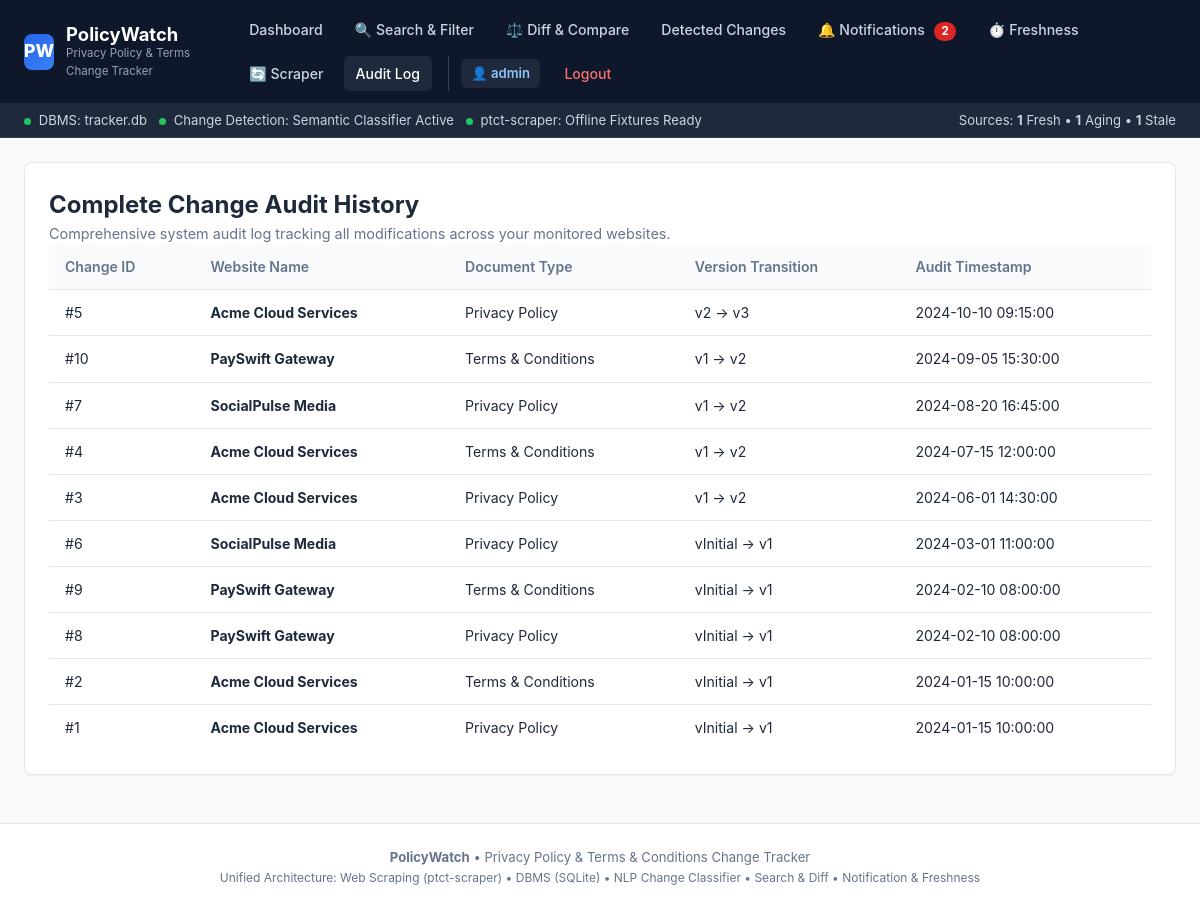
/history (signed in), run on the app's committed database.
### tables this page shows
CREATE TABLE Users (
    user_id INTEGER PRIMARY KEY AUTOINCREMENT,
    username TEXT NOT NULL UNIQUE COLLATE NOCASE,
    email TEXT NOT NULL UNIQUE COLLATE NOCASE,
    password TEXT NOT NULL,
    created_at TIMESTAMP DEFAULT CURRENT_TIMESTAMP
);

CREATE TABLE ChangeHistory (
    change_id INTEGER PRIMARY KEY AUTOINCREMENT,
    website_id INTEGER NOT NULL,
    change_type TEXT NOT NULL CHECK(change_type IN ('Privacy Policy', 'Terms & Conditions')),
    old_version INTEGER,
    new_version INTEGER NOT NULL,
    change_date TIMESTAMP DEFAULT CURRENT_TIMESTAMP,
    summary TEXT,
    category TEXT DEFAULT 'general',
    severity TEXT DEFAULT 'moderate',
    reasons TEXT,
    review_status TEXT DEFAULT 'unreviewed',
    reviewed_by TEXT,
    review_notes TEXT,
    diff_json TEXT,
    FOREIGN KEY (website_id) REFERENCES Websites(website_id) ON DELETE CASCADE
);

CREATE TABLE Websites (
    website_id INTEGER PRIMARY KEY AUTOINCREMENT,
    user_id INTEGER NOT NULL,
    website_name TEXT NOT NULL,
    website_url TEXT NOT NULL,
    created_at TIMESTAMP DEFAULT CURRENT_TIMESTAMP,
    FOREIGN KEY (user_id) REFERENCES Users(user_id) ON DELETE CASCADE
);

### models/app.py (the view)
@app.route('/history')
@login_required
def all_history():
    user_id = session['user_id']
    history_records = db.get_all_change_history(user_id, limit=100)
    return render_template('history.html', history_records=history_records)

### models/app.py (called while the page is built)
def login_required(view_func):
    @wraps(view_func)
    def wrapped_view(**kwargs):
        if 'user_id' not in session:
            flash("Please log in to access this page.", "error")
            return redirect(url_for('login', next=request.url))
        return view_func(**kwargs)
    return wrapped_view

@app.context_processor
def inject_global_data():
    user = None
    unread_count = 0
    freshness_summary = {'total': 0, 'fresh': 0, 'aging': 0, 'stale': 0, 'never_checked': 0}
    if 'user_id' in session:
        user = db.get_user_by_id(session['user_id'])
        if user:
            unread_count = db.get_unread_notifications_count(user['user_id'])
            freshness_summary = db.get_freshness_summary(user['user_id'])
    return {
        'current_user': user,
        'unread_notifications_count': unread_count,
        'freshness_summary': freshness_summary,
        'active_path': request.path
    }

### models/database.py (called while the page is built)
def get_db():
    if has_app_context():
        if 'db' not in g:
            g.db = sqlite3.connect(DATABASE_FILE)
            g.db.row_factory = sqlite3.Row
            g.db.execute("PRAGMA foreign_keys = ON;")
            ensure_schema_upgrades(g.db)
        return g.db
    else:
        conn = sqlite3.connect(DATABASE_FILE)
        conn.row_factory = sqlite3.Row
        conn.execute("PRAGMA foreign_keys = ON;")
        ensure_schema_upgrades(conn)
        return conn

def query_db(query, args=(), one=False):
    cur = get_db().execute(query, args)
    rv = cur.fetchall()
    cur.close()
    return (rv[0] if rv else None) if one else rv

def get_user_by_id(user_id):
    query = "SELECT * FROM Users WHERE user_id = ?;"
    return query_db(query, (user_id,), one=True)

def get_all_change_history(user_id, limit=50):
    query = """
        SELECT ch.*, w.website_name, w.website_url
        FROM ChangeHistory ch
        JOIN Websites w ON ch.website_id = w.website_id
        WHERE w.user_id = ?
        ORDER BY ch.change_date DESC, ch.change_id DESC
        LIMIT ?;
    """
    return query_db(query, (user_id, limit))

def get_unread_notifications_count(user_id):
    query = """
        SELECT COUNT(*) AS cnt
        FROM m5_notifications n
        LEFT JOIN Websites w ON n.website_id = w.website_id
        WHERE (w.user_id = ? OR n.website_id IS NULL) AND n.is_read = 0;
    """
    row = query_db(query, (user_id,), one=True)
    return row['cnt'] if row else 0

### templates/history.html (shortened to what this page needs)
{% extends 'base.html' %}
{% block content %}
<div class="card">
  <h2>Complete Change Audit History</h2>
  <p style="color: #64748b; font-size: 0.9rem;">
    Comprehensive system audit log tracking all modifications across your monitored websites.
  </p>
  {% if history_records %}
    <table>
      <thead>
        <tr>
          <th>Change ID</th>
          <th>Website Name</th>
          <th>Document Type</th>
          <th>Version Transition</th>
          <th>Audit Timestamp</th>
        </tr>
      </thead>
      <tbody>
        {% for rec in history_records %}
          <tr>
            <td><code>#{{ rec.change_id }}</code></td>
            <td><strong>{{ rec.website_name }}</strong></td>
            <td>{{ rec.change_type }}</td>
            <td><code>v{{ rec.old_version or 'Initial' }} &rarr; v{{ rec.new_version }}</code></td>
            <td>{{ rec.change_date }}</td>
          </tr>
        {% endfor %}
      </tbody>
    </table>
  {% else %}
    <p style="color: #64748b; margin-top: 1rem;">No change events have been logged yet.</p>
  {% endif %}
</div>
{% endblock %}

### templates/base.html (shortened to what this page needs)
<!DOCTYPE html>
<html lang="en">
<head>
</head>
<body>
  <header>
    <div class="header-container">
      <a href="{{ url_for('dashboard' if current_user else 'index') }}" class="brand-link">
        <div class="brand-logo">PW</div>
        <div>
          <div class="brand-title">PolicyWatch</div>
          <div class="brand-subtitle">Privacy Policy &amp; Terms Change Tracker</div>
        </div>
      </a>
      <nav class="nav-links">
        {% if current_user %}
          <a href="{{ url_for('dashboard') }}" class="nav-item {% if request.path == '/dashboard' %}active{% endif %}">
            Dashboard
          </a>
          <a href="{{ url_for('search') }}" class="nav-item {% if request.path == '/search' %}active{% endif %}">
            🔍 Search &amp; Filter
          </a>
          <a href="{{ url_for('compare_versions') }}" class="nav-item {% if '/compare' in request.path %}active{% endif %}">
            ⚖️ Diff &amp; Compare
          </a>
          <a href="{{ url_for('changes_list') }}" class="nav-item {% if request.path == '/changes' %}active{% endif %}">
            Detected Changes
          </a>
          <a href="{{ url_for('notifications_hub') }}" class="nav-item {% if request.path == '/notifications' %}active{% endif %}">
            🔔 Notifications
            {% if unread_notifications_count > 0 %}
              <span class="nav-badge">{{ unread_notifications_count }}</span>
            {% endif %}
          </a>
          <a href="{{ url_for('freshness_monitor') }}" class="nav-item {% if request.path == '/freshness' %}active{% endif %}">
            ⏱️ Freshness
          </a>
          <a href="{{ url_for('scraper_hub') }}" class="nav-item {% if request.path == '/scraper' %}active{% endif %}">
            🔄 Scraper
          </a>
          <a href="{{ url_for('all_history') }}" class="nav-item {% if request.path == '/history' %}active{% endif %}">
            Audit Log
          </a>
          <div class="nav-user">
            <a href="{{ url_for('profile') }}" class="user-tag" title="View Profile">
              👤 {{ current_user.username }}
            </a>
            <a href="{{ url_for('logout') }}" class="nav-item" style="color: #f87171;">Logout</a>
          </div>
        {% else %}
          <a href="{{ url_for('index') }}" class="nav-item {% if request.path == '/' %}active{% endif %}">Home</a>
          <a href="{{ url_for('login') }}" class="nav-item {% if request.path == '/login' %}active{% endif %}">Login</a>
          <a href="{{ url_for('register') }}" class="btn btn-primary btn-sm">Register</a>
        {% endif %}
      </nav>
    </div>
  </header>
  {% if current_user %}
  <div class="subnav">
    <div class="subnav-container">
      <div class="status-indicators">
        <span><span class="status-dot dot-green"></span> DBMS: <code>tracker.db</code></span>
        <span><span class="status-dot dot-green"></span> Change Detection: Semantic Classifier Active</span>
        <span><span class="status-dot dot-green"></span> ptct-scraper: Offline Fixtures Ready</span>
      </div>
      <div>
        <span>Sources: <strong>{{ freshness_summary.fresh }}</strong> Fresh &bull; <strong>{{ freshness_summary.aging }}</strong> Aging &bull; <strong>{{ freshness_summary.stale }}</strong> Stale</span>
      </div>
    </div>
  </div>
  {% endif %}
  <main>
    {% block content %}{% endblock %}
  </main>
  <footer>
    <div style="max-width: 1300px; margin: 0 auto; padding: 0 1.5rem;">
      <strong>PolicyWatch</strong> &bull; Privacy Policy &amp; Terms &amp; Conditions Change Tracker
      <br>
      <span style="font-size: 0.75rem; color: var(--text-muted);">
        Unified Architecture: Web Scraping (ptct-scraper) &bull; DBMS (SQLite) &bull; NLP Change Classifier &bull; Search &amp; Diff &bull; Notification &amp; Freshness
      </span>
    </div>
  </footer>
</body>
</html>

### templates/base.html (style rules this page uses)
:root { --primary: #2563eb; --primary-hover: #1d4ed8; --primary-light: #eff6ff; --secondary: #0f172a; --bg: #f8fafc; --card-bg: #ffffff; --border: #e2e8f0; --text: #1e293b; --text-muted: #64748b; --success: #16a34a; --success-bg: #f0fdf4; --warning: #d97706; --warning-bg: #fffbeb; --danger: #dc2626; --danger-bg: #fef2f2; --radius: 8px; }
* { box-sizing: border-box; margin: 0; padding: 0; font-family: -apple-system, BlinkMacSystemFont, "Segoe UI", Roboto, Helvetica, Arial, sans-serif; }
body { background-color: var(--bg); color: var(--text); line-height: 1.5; min-height: 100vh; display: flex; flex-direction: column; }
header { background: #0f172a; color: white; border-bottom: 1px solid #1e293b; position: sticky; top: 0; z-index: 100; }
.header-container { max-width: 1300px; margin: 0 auto; padding: 0.75rem 1.5rem; display: flex; justify-content: space-between; align-items: center; gap: 1rem; }
.brand-link { display: flex; align-items: center; gap: 0.75rem; text-decoration: none; color: white; }
.brand-logo { background: linear-gradient(135deg, #2563eb, #3b82f6); width: 36px; height: 36px; border-radius: 8px; display: flex; align-items: center; justify-content: center; font-weight: 800; font-size: 1.1rem; color: white; }
.brand-title { font-size: 1.15rem; font-weight: 700; line-height: 1.2; }
.brand-subtitle { font-size: 0.72rem; color: #94a3b8; }
.nav-links { display: flex; align-items: center; gap: 0.5rem; flex-wrap: wrap; }
.nav-item { color: #cbd5e1; text-decoration: none; font-size: 0.88rem; font-weight: 500; padding: 0.45rem 0.75rem; border-radius: 6px; transition: all 0.15s; }
.nav-item:hover, .nav-item.active { color: white; background: #1e293b; }
.nav-badge { background: #dc2626; color: white; font-size: 0.72rem; font-weight: 700; padding: 0.15rem 0.45rem; border-radius: 9999px; margin-left: 0.35rem; }
.nav-user { display: flex; align-items: center; gap: 0.75rem; margin-left: 0.5rem; padding-left: 0.75rem; border-left: 1px solid #334155; }
.user-tag { background: #1e293b; color: #93c5fd; font-size: 0.82rem; font-weight: 600; padding: 0.3rem 0.65rem; border-radius: 6px; text-decoration: none; }
.subnav { background: #1e293b; color: #cbd5e1; border-bottom: 1px solid #334155; font-size: 0.82rem; }
.subnav-container { max-width: 1300px; margin: 0 auto; padding: 0.4rem 1.5rem; display: flex; justify-content: space-between; align-items: center; flex-wrap: wrap; gap: 0.5rem; }
.status-indicators { display: flex; gap: 0.75rem; align-items: center; }
.status-dot { width: 7px; height: 7px; border-radius: 50%; display: inline-block; margin-right: 0.25rem; }
.dot-green { background: #22c55e; }
main { flex: 1; max-width: 1300px; width: 100%; margin: 1.5rem auto; padding: 0 1.5rem; }
.card { background: var(--card-bg); border: 1px solid var(--border); border-radius: var(--radius); padding: 1.5rem; margin-bottom: 1.5rem; box-shadow: 0 1px 3px rgba(0,0,0,0.05); }
table { width: 100%; border-collapse: collapse; font-size: 0.88rem; text-align: left; }
th { background: #f8fafc; padding: 0.75rem 1rem; font-weight: 600; color: var(--text-muted); border-bottom: 1px solid var(--border); }
td { padding: 0.75rem 1rem; border-bottom: 1px solid var(--border); vertical-align: middle; }
tr:last-child td { border-bottom: none; }
footer { background: white; border-top: 1px solid var(--border); padding: 1.5rem 0; margin-top: auto; text-align: center; font-size: 0.82rem; color: var(--text-muted); }

### data on the page
Users: username "admin"
ChangeHistory: change_id "5", website_name "Acme Cloud Services", change_type "Privacy Policy", old_version "2", new_version "3", change_date "2024-10-10 09:15:00"
ChangeHistory: change_id "10", website_name "PaySwift Gateway", change_type "Terms & Conditions", old_version "1", new_version "2", change_date "2024-09-05 15:30:00"
ChangeHistory: change_id "7", website_name "SocialPulse Media", change_type "Privacy Policy", old_version "1", new_version "2", change_date "2024-08-20 16:45:00"
ChangeHistory: change_id "4", website_name "Acme Cloud Services", change_type "Terms & Conditions", old_version "1", new_version "2", change_date "2024-07-15 12:00:00"
ChangeHistory: change_id "3", website_name "Acme Cloud Services", change_type "Privacy Policy", old_version "1", new_version "2", change_date "2024-06-01 14:30:00"
ChangeHistory: change_id "6", website_name "SocialPulse Media", change_type "Privacy Policy", old_version "Initial", new_version "1", change_date "2024-03-01 11:00:00"
ChangeHistory: change_id "9", website_name "PaySwift Gateway", change_type "Terms & Conditions", old_version "Initial", new_version "1", change_date "2024-02-10 08:00:00"
ChangeHistory: change_id "8", website_name "PaySwift Gateway", change_type "Privacy Policy", old_version "Initial", new_version "1", change_date "2024-02-10 08:00:00"
ChangeHistory: change_id "2", website_name "Acme Cloud Services", change_type "Terms & Conditions", old_version "Initial", new_version "1", change_date "2024-01-15 10:00:00"
ChangeHistory: change_id "1", website_name "Acme Cloud Services", change_type "Privacy Policy", old_version "Initial", new_version "1", change_date "2024-01-15 10:00:00"

### other printed values
{{ unread_notifications_count }} "2"
{{ freshness_summary.fresh }} "1"
{{ freshness_summary.aging }} "1"
{{ freshness_summary.stale }} "1"
